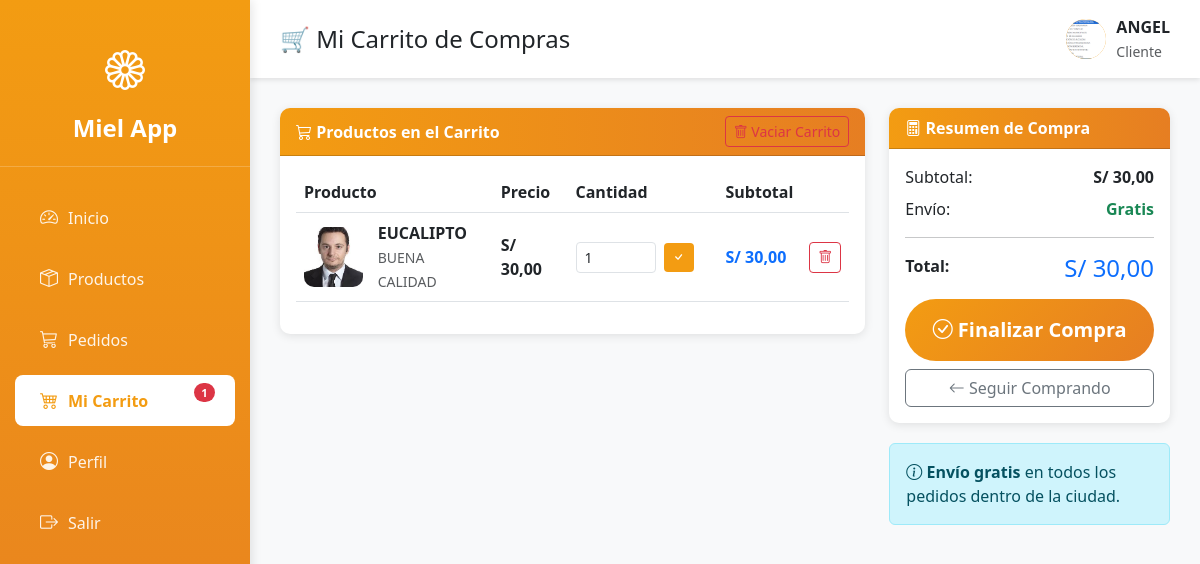
Screenshot of /carrito/ (signed in) with the database file from the repository.
### mielapp/models.py (models this page shows, shortened)
class Usuario(AbstractUser):
    ROLES = (
        ('ADMIN', 'Administrador'),
        ('CLIENTE', 'Cliente'),
    )
    rol = models.CharField(max_length=10, choices=ROLES, default='CLIENTE')
    telefono = models.CharField(max_length=15, blank=True, null=True)
    direccion = models.TextField(blank=True, null=True)
    imagen = models.ImageField(upload_to='usuarios/', blank=True, null=True)
    fecha_registro = models.DateTimeField(auto_now_add=True)
    activo = models.BooleanField(default=True)
    class Meta:
        verbose_name = 'Usuario'
        verbose_name_plural = 'Usuarios'

class Carrito(models.Model):
    usuario = models.ForeignKey(
        Usuario,
        on_delete=models.CASCADE,
        related_name='carrito'
    )
    producto = models.ForeignKey(
        Producto,
        on_delete=models.CASCADE
    )
    cantidad = models.IntegerField(
        default=1,
        validators=[MinValueValidator(1)]
    )
    fecha_agregado = models.DateTimeField(auto_now_add=True)
    class Meta:
        verbose_name = 'Item del Carrito'
        verbose_name_plural = 'Items del Carrito'
        unique_together = ['usuario', 'producto']  # Un producto por usuario en el carrito
    @property
    def subtotal(self):
        return self.cantidad * self.producto.precio

class Producto(models.Model):
    nombre = models.CharField(max_length=200)
    descripcion = models.TextField()
    precio = models.DecimalField(
        max_digits=10,
        decimal_places=2,
        validators=[MinValueValidator(Decimal('0.01'))]
    )
    stock = models.IntegerField(
        default=0,
        validators=[MinValueValidator(0)]
    )
    categoria = models.ForeignKey(
        Categoria,
        on_delete=models.SET_NULL,
        null=True,
        related_name='productos'
    )
    imagen = models.ImageField(upload_to='productos/', blank=True, null=True)
    activo = models.BooleanField(default=True)
    fecha_creacion = models.DateTimeField(auto_now_add=True)
    fecha_actualizacion = models.DateTimeField(auto_now=True)
    class Meta:
        verbose_name = 'Producto'
        verbose_name_plural = 'Productos'
        ordering = ['-fecha_creacion']

class Categoria(models.Model):
    nombre = models.CharField(max_length=100, unique=True)
    descripcion = models.TextField(blank=True, null=True)
    fecha_creacion = models.DateTimeField(auto_now_add=True)
    class Meta:
        verbose_name = 'Categoría'
        verbose_name_plural = 'Categorías'
        ordering = ['nombre']

### mielapp/views.py (the view)
# urls.py: path('carrito/', views.ver_carrito_view, name='ver_carrito'),
@login_required
def ver_carrito_view(request):
    from .models import Carrito
    items_carrito = Carrito.objects.filter(usuario=request.user).select_related('producto')
    total = sum(item.subtotal for item in items_carrito)
    context = {
        'items_carrito': items_carrito,
        'total': total
    }
    return render(request, 'mielapp/carrito.html', context)

### mielapp/templates/mielapp/carrito.html (shortened to what this page needs)
{% extends 'mielapp/base.html' %}
{% block page_title %}🛒 Mi Carrito de Compras{% endblock %}
{% block content %}
<div class="row">
    <div class="col-lg-8">
        <div class="card">
            <div class="card-header d-flex justify-content-between align-items-center">
                <span><i class="bi bi-cart3"></i> Productos en el Carrito</span>
                {% if items_carrito %}
                <a href="{% url 'vaciar_carrito' %}" class="btn btn-sm btn-outline-danger" onclick="return confirm('¿Estás seguro de vaciar el carrito?')">
                    <i class="bi bi-trash"></i> Vaciar Carrito
                </a>
                {% endif %}
            </div>
            <div class="card-body">
                {% if items_carrito %}
                <div class="table-responsive">
                    <table class="table table-hover align-middle">
                        <thead>
                            <tr>
                                <th>Producto</th>
                                <th>Precio</th>
                                <th style="width: 150px;">Cantidad</th>
                                <th>Subtotal</th>
                                <th></th>
                            </tr>
                        </thead>
                        <tbody>
                            {% for item in items_carrito %}
                            <tr>
                                <td>
                                    <div class="d-flex align-items-center">
                                        {% if item.producto.imagen %}
                                        <img src="{{ item.producto.imagen.url }}" alt="{{ item.producto.nombre }}" style="width: 60px; height: 60px; object-fit: cover; border-radius: 10px; margin-right: 15px;">
                                        {% else %}
                                        <div style="width: 60px; height: 60px; background: linear-gradient(135deg, #f39c12, #e67e22); border-radius: 10px; display: flex; align-items: center; justify-content: center; margin-right: 15px; font-size: 30px;">🍯</div>
                                        {% endif %}
                                        <div>
                                            <strong>{{ item.producto.nombre }}</strong>
                                            {% if item.producto.categoria %}
                                            <br><small class="text-muted">{{ item.producto.categoria.nombre }}</small>
                                            {% endif %}
                                        </div>
                                    </div>
                                </td>
                                <td><strong>S/ {{ item.producto.precio }}</strong></td>
                                <td>
                                    <form method="post" action="{% url 'actualizar_carrito' item.id %}" class="d-flex align-items-center gap-2">
                                        <input type="number" name="cantidad" value="{{ item.cantidad }}" min="1" max="{{ item.producto.stock }}" class="form-control form-control-sm" style="width: 80px;">
                                        <button type="submit" class="btn btn-sm btn-primary">
                                            <i class="bi bi-check"></i>
                                        </button>
                                    </form>
                                </td>
                                <td><strong class="text-primary">S/ {{ item.subtotal }}</strong></td>
                                <td>
                                    <a href="{% url 'eliminar_del_carrito' item.id %}" class="btn btn-sm btn-outline-danger" onclick="return confirm('¿Eliminar este producto?')">
                                        <i class="bi bi-trash"></i>
                                    </a>
                                </td>
                            </tr>
                            {% endfor %}
                        </tbody>
                    </table>
                </div>
                {% endif %}
            </div>
        </div>
    </div>
    {% if items_carrito %}
    <div class="col-lg-4">
        <div class="card" style="position: sticky; top: 20px;">
            <div class="card-header">
                <i class="bi bi-calculator"></i> Resumen de Compra
            </div>
            <div class="card-body">
                <div class="d-flex justify-content-between mb-2">
                    <span>Subtotal:</span>
                    <strong>S/ {{ total }}</strong>
                </div>
                <div class="d-flex justify-content-between mb-2">
                    <span>Envío:</span>
                    <strong class="text-success">Gratis</strong>
                </div>
                <hr>
                <div class="d-flex justify-content-between mb-3">
                    <strong>Total:</strong>
                    <h4 class="mb-0 text-primary">S/ {{ total }}</h4>
                </div>
                <a href="{% url 'finalizar_compra' %}" class="btn btn-lg w-100" style="background: linear-gradient(135deg, #f39c12 0%, #e67e22 100%); color: white; border: none; border-radius: 50px; padding: 1rem; font-weight: 600;">
                    <i class="bi bi-check-circle"></i> Finalizar Compra
                </a>
                <a href="{% url 'productos' %}" class="btn btn-outline-secondary w-100 mt-2">
                    <i class="bi bi-arrow-left"></i> Seguir Comprando
                </a>
            </div>
        </div>
        <div class="alert alert-info mt-3">
            <i class="bi bi-info-circle"></i>
            <strong>Envío gratis</strong> en todos los pedidos dentro de la ciudad.
        </div>
    </div>
    {% endif %}
</div>
{% endblock %}

### mielapp/templates/mielapp/base.html (shortened to what this page needs)
<!DOCTYPE html>
<html lang="es">
<head>
    <link href="https://cdn.jsdelivr.net/npm/bootstrap@5.3.0/dist/css/bootstrap.min.css" rel="stylesheet">
    <link rel="stylesheet" href="https://cdn.jsdelivr.net/npm/bootstrap-icons@1.10.0/font/bootstrap-icons.css">
</head>
<body>
    {% if user.is_authenticated %}
    <div class="sidebar">
        <div class="logo">
            <i class="bi bi-flower1"></i>
            <span>Miel App</span>
        </div>
        <nav class="nav flex-column">
            <a class="nav-link {% if request.resolver_match.url_name == 'home' %}active{% endif %}" href="{% url 'home' %}">
                <i class="bi bi-speedometer2"></i>
                <span>Inicio</span>
            </a>
            <a class="nav-link {% if 'productos' in request.path %}active{% endif %}" href="{% url 'productos' %}">
                <i class="bi bi-box-seam"></i>
                <span>Productos</span>
            </a>
            <a class="nav-link {% if 'pedidos' in request.path %}active{% endif %}" href="{% url 'pedidos' %}">
                <i class="bi bi-cart3"></i>
                <span>Pedidos</span>
            </a>
            {% if user.rol == 'CLIENTE' %}
            <a class="nav-link {% if 'carrito' in request.path %}active{% endif %}" href="{% url 'ver_carrito' %}" style="position: relative;">
                <i class="bi bi-cart4"></i>
                <span>Mi Carrito</span>
                {% if user.carrito.count > 0 %}
                <span class="badge bg-danger rounded-pill" style="position: absolute; top: 8px; right: 20px; font-size: 0.7rem;">
                    {{ user.carrito.count }}
                </span>
                {% endif %}
            </a>
            {% endif %}
            <a class="nav-link {% if 'perfil' in request.path %}active{% endif %}" href="{% url 'perfil' %}">
                <i class="bi bi-person-circle"></i>
                <span>Perfil</span>
            </a>
            <a class="nav-link" href="{% url 'logout' %}">
                <i class="bi bi-box-arrow-right"></i>
                <span>Salir</span>
            </a>
        </nav>
    </div>
    <div class="main-content">
        <div class="top-navbar">
            <h4 class="mb-0">{% block page_title %}Dashboard{% endblock %}</h4>
            <div class="user-info">
                <div class="user-avatar">
                    {% if user.imagen %}
                    <img src="{{ user.imagen.url }}" alt="{{ user.username }}" style="width:100%; height:100%; border-radius:50%; object-fit:cover;">
                    {% else %}
                    {{ user.username|first|upper }}
                    {% endif %}
                </div>
                <div>
                    <div style="font-weight:bold;">{{ user.first_name|default:user.username }}</div>
                    <small class="text-muted">{{ user.get_rol_display }}</small>
                </div>
            </div>
        </div>
        <div class="content-wrapper">
            {% block content %}{% endblock %}
        </div>
    </div>
    {% endif %}
</body>
</html>

### mielapp/templates/mielapp/base.html (style rules this page uses)
:root { --sidebar-width: 250px; --primary-color: #f39c12; --secondary-color: #e67e22; --dark-color: #2c3e50; }
body { font-family: 'Segoe UI', Tahoma, Geneva, Verdana, sans-serif; }
.sidebar { position: fixed; top: 0; left: 0; height: 100vh; width: var(--sidebar-width); background: linear-gradient(180deg, var(--primary-color) 0%, var(--secondary-color) 100%); padding: 20px 0; box-shadow: 2px 0 10px rgba(0,0,0,0.1); overflow-y: auto; z-index: 1000; }
.sidebar .logo { text-align: center; padding: 20px; color: white; font-size: 24px; font-weight: bold; border-bottom: 1px solid rgba(255,255,255,0.2); margin-bottom: 20px; }
.sidebar .logo i { font-size: 40px; display: block; margin-bottom: 10px; }
.sidebar .nav-link { color: rgba(255,255,255,0.9); padding: 12px 25px; margin: 5px 15px; border-radius: 8px; transition: all 0.3s; display: flex; align-items: center; }
.sidebar .nav-link i { margin-right: 10px; font-size: 18px; }
.sidebar .nav-link.active { background: white; color: var(--primary-color); font-weight: bold; }
.main-content { margin-left: var(--sidebar-width); min-height: 100vh; background: #f8f9fa; }
.top-navbar { background: white; padding: 15px 30px; box-shadow: 0 2px 5px rgba(0,0,0,0.1); display: flex; justify-content: space-between; align-items: center; }
.user-info { display: flex; align-items: center; gap: 10px; }
.user-avatar { width: 40px; height: 40px; border-radius: 50%; background: var(--primary-color); display: flex; align-items: center; justify-content: center; color: white; font-weight: bold; }
.content-wrapper { padding: 30px; }
.card { border: none; border-radius: 10px; box-shadow: 0 2px 10px rgba(0,0,0,0.1); margin-bottom: 20px; }
.card-header { background: linear-gradient(90deg, var(--primary-color), var(--secondary-color)); color: white; border-radius: 10px 10px 0 0 !important; font-weight: bold; }
.btn-primary { background: var(--primary-color); border: none; }

### rows the page displays
Usuario: carrito.count "1", imagen (picture), first_name "ANGEL", rol "Cliente"
Carrito: producto.imagen (picture), producto.nombre "EUCALIPTO", producto.categoria.nombre "BUENA CALIDAD", producto.precio "30,00", cantidad "1", subtotal "30,00"

### other values shown
{{ total }} "30,00"
